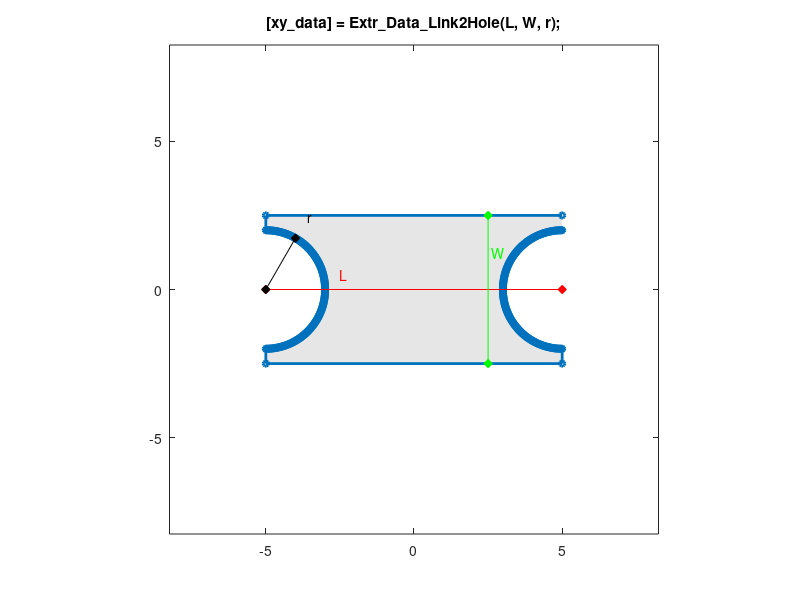

This chart was generated by the following MATLAB code:
function [xy_data] = Extr_Data_Link2Hole(L, W, r, varargin)
%Extr_Data_Link2Hole Produce extrusion data for a link with half a hole at each end.
%   [xy_data] = Extr_Data_Link2Hole(L, W, r)
%   This function returns x-y data for a link with half a hole at each end.
%   You can specify:
%       Length      L
%       Width       W
%       Hole radius r
%
%   To see a plot showing parameter values, enter the name
%   of the function with no arguments
%   >> Extr_Data_Link2Hole
%
%   To see a plot created with your parameter values,
%   add 'plot' as the final argument
%   >> Extr_Data_Link2Hole(10,5,2,'plot')

% Copyright 2012-2025 The MathWorks, Inc.

% Default data to show diagram
if (nargin == 0)
    L = 10;
    W = 5;
    r = 2;
end

% Check if plot should be produced
if (isempty(varargin))
    showplot = 'n';
else
    showplot = char(varargin);
end

top_xsec = [L/2 W/2; -L/2 W/2];
theta = (90:-1:-90)*pi/180;
left_semi_hole_xsec = [-L/2+r*cos(theta') r*sin(theta')];
bottom_xsec = [-L/2 -W/2; L/2 -W/2];
theta = (270:-1:90)*pi/180;
right_semi_hole_xsec = [L/2+r*cos(theta') r*sin(theta')];
xy_data = [ top_xsec; left_semi_hole_xsec; ...
    bottom_xsec; right_semi_hole_xsec];

% Plot diagram to show parameters and extrusion
if (nargin == 0 || strcmpi(showplot,'plot'))
    
    % Figure name
    figString = ['h1_' mfilename];
    % Only create a figure if no figure exists
    figExist = 0;
    fig_hExist = evalin('base',['exist(''' figString ''')']);
    if (fig_hExist)
        figExist = evalin('base',['ishandle(' figString ') && strcmp(get(' figString ', ''type''), ''figure'')']);
    end
    if ~figExist
        fig_h = figure('Name',figString);
        assignin('base',figString,fig_h);
    else
        fig_h = evalin('base',figString);
    end
    figure(fig_h)
    clf(fig_h)
    
    % Plot extrusion
    patch(xy_data(:,1),xy_data(:,2),[1 1 1]*0.90,'EdgeColor','none');
    hold on
    plot(xy_data(:,1),xy_data(:,2),'-','Marker','o','MarkerSize',4,'LineWidth',2);
    axis('equal');
    axis([-1 1 -1 1]*(L+W)*1.1/2);
    
    % Show parameters
    hold on
    
    plot([-L/2 L/2],[0 0],'r-d','MarkerFaceColor','r');
    text(-L/4,W/10,'{\color{red}L}');
    plot([L/4 L/4],[-W/2 W/2],'g-d','MarkerFaceColor','g');
    text(L/3.8,W/4,'{\color{green}W}');
    plot([-L/2 -L/2+r*sin(30*pi/180)],[0 r*cos(30*pi/180)],'k-d','MarkerFaceColor','k');
    text(-L/2+r*sin(30*pi/180)*1.4,1.4*r*cos(30*pi/180),'r');
    
    title(['[xy\_data] = Extr\_Data\_Link2Hole(L, W, r);']);
    
    hold off
    box on
    clear xy_data
end